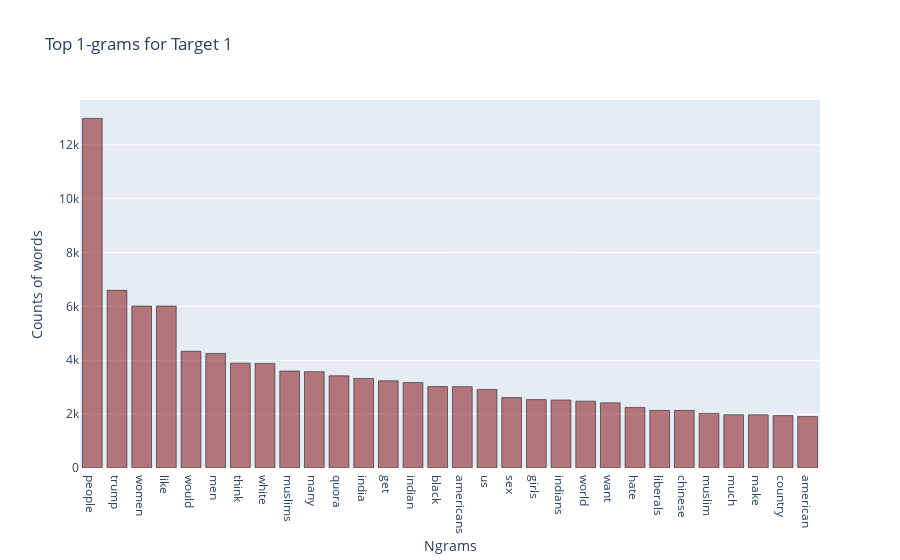

Notebook code for this chart:
### Code cell
plot_top_ngrams(target1.question_text,ngrams=(1,1),top=30,color='rgba(128,0,0,0.5)',name="Top 1-grams for Target 1")

### Figure 1 — Plotly figure (JSON) as saved in the notebook; plotly's stock layout.template omitted (floating-point values rounded to 4 significant figures)
{"data": [{"marker": {"color": "rgba(128,0,0,0.5)", "line": {"color": "rgb(0,0,0)", "width": 0.5}}, "type": "bar", "x": ["people", "trump", "women", "like", "would", "men", "think", "white", "muslims", "many", "quora", "india", "get", "indian", "black", "americans", "us", "sex", "girls", "indians", "world", "want", "hate", "liberals", "chinese", "muslim", "much", "make", "country", "american"], "y": [12980, 6598, 6013, 6013, 4334, 4254, 3893, 3883, 3598, 3576, 3424, 3324, 3238, 3174, 3023, 3021, 2918, 2613, 2539, 2527, 2482, 2420, 2250, 2135, 2135, 2027, 1979, 1977, 1945, 1914]}], "layout": {"title": {"text": "Top 1-grams for Target 1"}, "xaxis": {"title": {"text": "Ngrams"}}, "yaxis": {"title": {"text": "Counts of words"}}}}
